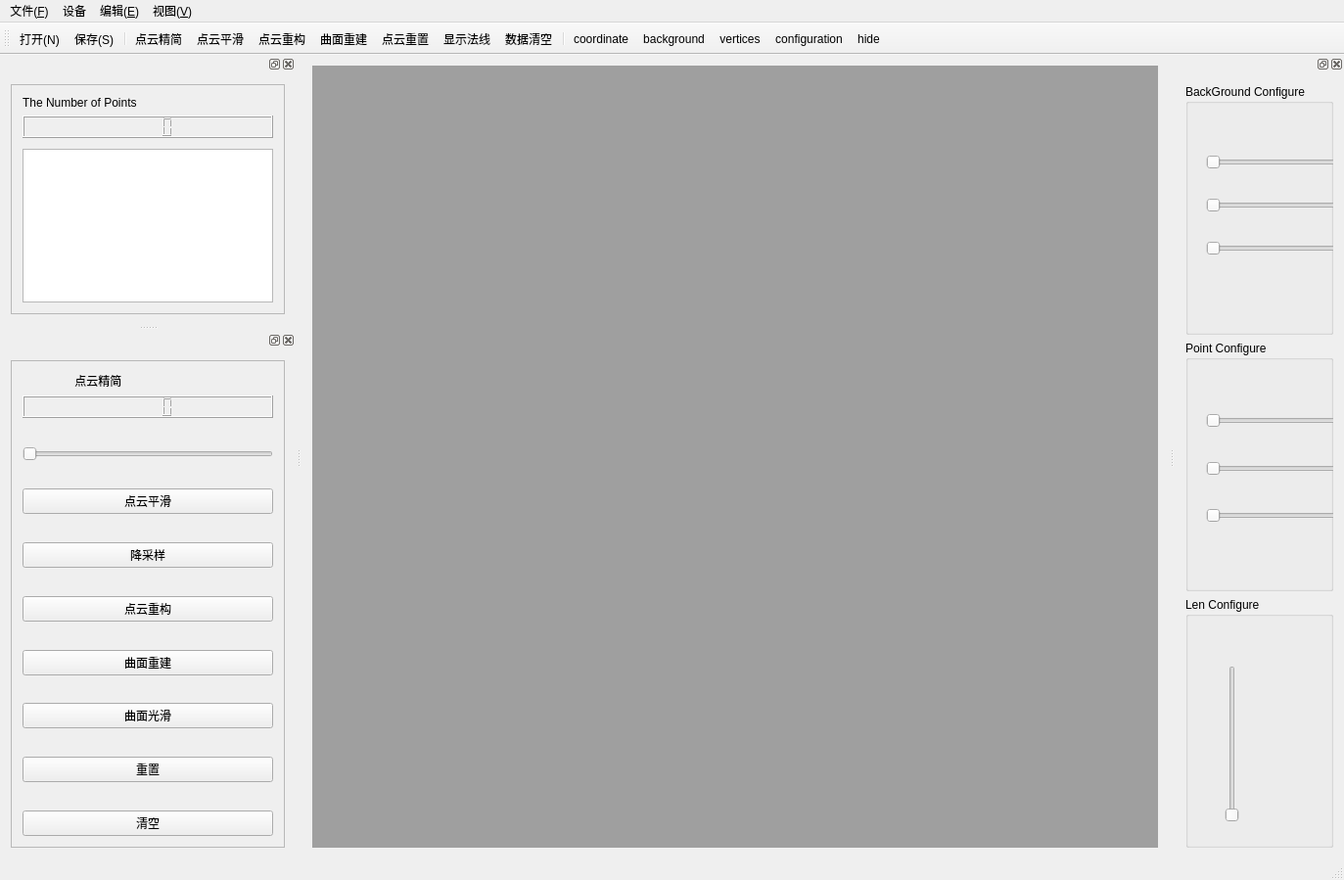
<?xml version="1.0" encoding="UTF-8"?>
<ui version="4.0">
 <class>PCLViewer</class>
 <widget class="QMainWindow" name="PCLViewer">
  <property name="geometry">
   <rect>
    <x>0</x>
    <y>0</y>
    <width>1373</width>
    <height>899</height>
   </rect>
  </property>
  <property name="windowTitle">
   <string>PCLViewer</string>
  </property>
  <widget class="QWidget" name="centralWidget">
   <layout class="QHBoxLayout" name="horizontalLayout_2">
    <item>
     <widget class="QMdiArea" name="mdiArea">
      <widget class="QWidget" name="subwindow">
       <property name="windowTitle">
        <string>子窗口</string>
       </property>
       <layout class="QGridLayout" name="gridLayout">
        <item row="0" column="0">
         <layout class="QVBoxLayout" name="verticalLayout_4">
          <item>
           <widget class="QVTKWidget" name="qvtkWidget" native="true"/>
          </item>
          <item>
           <layout class="QHBoxLayout" name="horizontalLayout">
            <item>
             <spacer name="horizontalSpacer">
              <property name="orientation">
               <enum>Qt::Horizontal</enum>
              </property>
              <property name="sizeHint" stdset="0">
               <size>
                <width>40</width>
                <height>20</height>
               </size>
              </property>
             </spacer>
            </item>
            <item>
             <widget class="QProgressBar" name="progressBar">
              <property name="value">
               <number>24</number>
              </property>
             </widget>
            </item>
           </layout>
          </item>
         </layout>
        </item>
       </layout>
      </widget>
     </widget>
    </item>
   </layout>
  </widget>
  <widget class="QMenuBar" name="menuBar">
   <property name="geometry">
    <rect>
     <x>0</x>
     <y>0</y>
     <width>1373</width>
     <height>21</height>
    </rect>
   </property>
   <widget class="QMenu" name="menu_F">
    <property name="title">
     <string>文件(&amp;F)</string>
    </property>
    <addaction name="OpenAction"/>
    <addaction name="SaveAction"/>
   </widget>
   <widget class="QMenu" name="menu">
    <property name="title">
     <string>设备</string>
    </property>
    <addaction name="KinectAction"/>
   </widget>
   <widget class="QMenu" name="menu_E">
    <property name="title">
     <string>编辑(&amp;E)</string>
    </property>
    <addaction name="SimplyAction"/>
    <addaction name="MlsAction"/>
    <addaction name="ReconstructAction"/>
    <addaction name="SurfaceAction"/>
    <addaction name="ResetAction"/>
    <addaction name="NormalAction"/>
    <addaction name="CleraAction"/>
   </widget>
   <widget class="QMenu" name="menu_V">
    <property name="title">
     <string>视图(&amp;V)</string>
    </property>
    <addaction name="CoordinateAction"/>
    <addaction name="BackgroudAction"/>
    <addaction name="VerticesAction"/>
    <addaction name="HideAction"/>
    <addaction name="ConfigurationAction"/>
   </widget>
   <addaction name="menu_F"/>
   <addaction name="menu"/>
   <addaction name="menu_E"/>
   <addaction name="menu_V"/>
  </widget>
  <widget class="QToolBar" name="mainToolBar">
   <attribute name="toolBarArea">
    <enum>TopToolBarArea</enum>
   </attribute>
   <attribute name="toolBarBreak">
    <bool>false</bool>
   </attribute>
   <addaction name="OpenAction"/>
   <addaction name="SaveAction"/>
   <addaction name="separator"/>
   <addaction name="SimplyAction"/>
   <addaction name="MlsAction"/>
   <addaction name="ReconstructAction"/>
   <addaction name="SurfaceAction"/>
   <addaction name="ResetAction"/>
   <addaction name="NormalAction"/>
   <addaction name="CleraAction"/>
   <addaction name="separator"/>
   <addaction name="CoordinateAction"/>
   <addaction name="BackgroudAction"/>
   <addaction name="VerticesAction"/>
   <addaction name="ConfigurationAction"/>
   <addaction name="HideAction"/>
  </widget>
  <widget class="QStatusBar" name="statusBar"/>
  <widget class="QDockWidget" name="ShowDockWidget">
   <attribute name="dockWidgetArea">
    <number>1</number>
   </attribute>
   <widget class="QWidget" name="dockWidgetContents">
    <layout class="QHBoxLayout" name="horizontalLayout_3">
     <item>
      <widget class="QFrame" name="frame">
       <property name="frameShape">
        <enum>QFrame::StyledPanel</enum>
       </property>
       <property name="frameShadow">
        <enum>QFrame::Raised</enum>
       </property>
       <layout class="QVBoxLayout" name="verticalLayout_3">
        <item>
         <layout class="QVBoxLayout" name="verticalLayout_2">
          <item>
           <widget class="QLabel" name="label_2">
            <property name="text">
             <string>The Number of Points</string>
            </property>
           </widget>
          </item>
          <item>
           <widget class="QLCDNumber" name="PointsNumber"/>
          </item>
          <item>
           <spacer name="verticalSpacer_9">
            <property name="orientation">
             <enum>Qt::Vertical</enum>
            </property>
            <property name="sizeHint" stdset="0">
             <size>
              <width>20</width>
              <height>40</height>
             </size>
            </property>
           </spacer>
          </item>
          <item>
           <widget class="QTextBrowser" name="textBrowser"/>
          </item>
         </layout>
        </item>
       </layout>
      </widget>
     </item>
    </layout>
   </widget>
  </widget>
  <widget class="QDockWidget" name="OperateDockWidget">
   <attribute name="dockWidgetArea">
    <number>1</number>
   </attribute>
   <widget class="QWidget" name="dockWidgetContents_2">
    <layout class="QHBoxLayout" name="horizontalLayout_4">
     <item>
      <widget class="QFrame" name="frame_2">
       <property name="frameShape">
        <enum>QFrame::StyledPanel</enum>
       </property>
       <property name="frameShadow">
        <enum>QFrame::Raised</enum>
       </property>
       <layout class="QVBoxLayout" name="verticalLayout">
        <item>
         <widget class="QLabel" name="label">
          <property name="text">
           <string>                点云精简</string>
          </property>
         </widget>
        </item>
        <item>
         <widget class="QLCDNumber" name="lcdNumber"/>
        </item>
        <item>
         <spacer name="verticalSpacer_5">
          <property name="orientation">
           <enum>Qt::Vertical</enum>
          </property>
          <property name="sizeHint" stdset="0">
           <size>
            <width>20</width>
            <height>40</height>
           </size>
          </property>
         </spacer>
        </item>
        <item>
         <widget class="QSlider" name="KtreeSlider">
          <property name="orientation">
           <enum>Qt::Horizontal</enum>
          </property>
         </widget>
        </item>
        <item>
         <spacer name="verticalSpacer_7">
          <property name="orientation">
           <enum>Qt::Vertical</enum>
          </property>
          <property name="sizeHint" stdset="0">
           <size>
            <width>20</width>
            <height>40</height>
           </size>
          </property>
         </spacer>
        </item>
        <item>
         <widget class="QPushButton" name="MLSButton">
          <property name="text">
           <string>点云平滑</string>
          </property>
         </widget>
        </item>
        <item>
         <spacer name="verticalSpacer_8">
          <property name="orientation">
           <enum>Qt::Vertical</enum>
          </property>
          <property name="sizeHint" stdset="0">
           <size>
            <width>20</width>
            <height>40</height>
           </size>
          </property>
         </spacer>
        </item>
        <item>
         <widget class="QPushButton" name="DownSampingButton">
          <property name="text">
           <string>降采样</string>
          </property>
         </widget>
        </item>
        <item>
         <spacer name="verticalSpacer_4">
          <property name="orientation">
           <enum>Qt::Vertical</enum>
          </property>
          <property name="sizeHint" stdset="0">
           <size>
            <width>20</width>
            <height>40</height>
           </size>
          </property>
         </spacer>
        </item>
        <item>
         <widget class="QPushButton" name="ReconstructButton">
          <property name="text">
           <string>点云重构</string>
          </property>
         </widget>
        </item>
        <item>
         <spacer name="verticalSpacer_2">
          <property name="orientation">
           <enum>Qt::Vertical</enum>
          </property>
          <property name="sizeHint" stdset="0">
           <size>
            <width>20</width>
            <height>40</height>
           </size>
          </property>
         </spacer>
        </item>
        <item>
         <widget class="QPushButton" name="BuildButton">
          <property name="text">
           <string>曲面重建</string>
          </property>
         </widget>
        </item>
        <item>
         <spacer name="verticalSpacer">
          <property name="orientation">
           <enum>Qt::Vertical</enum>
          </property>
          <property name="sizeHint" stdset="0">
           <size>
            <width>20</width>
            <height>40</height>
           </size>
          </property>
         </spacer>
        </item>
        <item>
         <widget class="QPushButton" name="FilterButton">
          <property name="text">
           <string>曲面光滑</string>
          </property>
         </widget>
        </item>
        <item>
         <spacer name="verticalSpacer_6">
          <property name="orientation">
           <enum>Qt::Vertical</enum>
          </property>
          <property name="sizeHint" stdset="0">
           <size>
            <width>20</width>
            <height>40</height>
           </size>
          </property>
         </spacer>
        </item>
        <item>
         <widget class="QPushButton" name="ResetButton">
          <property name="text">
           <string>重置</string>
          </property>
         </widget>
        </item>
        <item>
         <spacer name="verticalSpacer_3">
          <property name="orientation">
           <enum>Qt::Vertical</enum>
          </property>
          <property name="sizeHint" stdset="0">
           <size>
            <width>20</width>
            <height>40</height>
           </size>
          </property>
         </spacer>
        </item>
        <item>
         <widget class="QPushButton" name="ClearButton">
          <property name="text">
           <string>清空</string>
          </property>
         </widget>
        </item>
       </layout>
      </widget>
     </item>
    </layout>
   </widget>
  </widget>
  <widget class="QDockWidget" name="ConfigurDockWidget">
   <attribute name="dockWidgetArea">
    <number>2</number>
   </attribute>
   <widget class="QWidget" name="dockWidgetContents_3">
    <layout class="QGridLayout" name="gridLayout_2">
     <item row="0" column="0">
      <layout class="QVBoxLayout" name="verticalLayout_5">
       <item>
        <widget class="QGroupBox" name="Background_groupBox">
         <property name="title">
          <string>BackGround Configure</string>
         </property>
         <widget class="QWidget" name="layoutWidget">
          <property name="geometry">
           <rect>
            <x>10</x>
            <y>50</y>
            <width>251</width>
            <height>161</height>
           </rect>
          </property>
          <layout class="QVBoxLayout" name="verticalLayout_6" stretch="3,3,3,1">
           <item>
            <layout class="QHBoxLayout" name="horizontalLayout_5" stretch="3,0,1">
             <item>
              <widget class="QSlider" name="Slider_Backgroud_R">
               <property name="maximum">
                <number>255</number>
               </property>
               <property name="orientation">
                <enum>Qt::Horizontal</enum>
               </property>
              </widget>
             </item>
             <item>
              <widget class="QLabel" name="label_3">
               <property name="text">
                <string>R</string>
               </property>
              </widget>
             </item>
             <item>
              <widget class="QLCDNumber" name="lcdNumber_2"/>
             </item>
            </layout>
           </item>
           <item>
            <layout class="QHBoxLayout" name="horizontalLayout_6" stretch="3,0,0">
             <item>
              <widget class="QSlider" name="Slider_Background_G">
               <property name="maximum">
                <number>255</number>
               </property>
               <property name="orientation">
                <enum>Qt::Horizontal</enum>
               </property>
              </widget>
             </item>
             <item>
              <widget class="QLabel" name="label_4">
               <property name="text">
                <string>G</string>
               </property>
              </widget>
             </item>
             <item>
              <widget class="QLCDNumber" name="lcdNumber_3"/>
             </item>
            </layout>
           </item>
           <item>
            <layout class="QHBoxLayout" name="horizontalLayout_7" stretch="3,0,1">
             <item>
              <widget class="QSlider" name="Slide_Background_B">
               <property name="maximum">
                <number>255</number>
               </property>
               <property name="orientation">
                <enum>Qt::Horizontal</enum>
               </property>
              </widget>
             </item>
             <item>
              <widget class="QLabel" name="label_5">
               <property name="text">
                <string>B</string>
               </property>
              </widget>
             </item>
             <item>
              <widget class="QLCDNumber" name="lcdNumber_4"/>
             </item>
            </layout>
           </item>
           <item>
            <spacer name="verticalSpacer_10">
             <property name="orientation">
              <enum>Qt::Vertical</enum>
             </property>
             <property name="sizeHint" stdset="0">
              <size>
               <width>153</width>
               <height>13</height>
              </size>
             </property>
            </spacer>
           </item>
          </layout>
         </widget>
        </widget>
       </item>
       <item>
        <widget class="QGroupBox" name="Point_Box">
         <property name="title">
          <string>Point Configure</string>
         </property>
         <widget class="QWidget" name="">
          <property name="geometry">
           <rect>
            <x>10</x>
            <y>50</y>
            <width>261</width>
            <height>161</height>
           </rect>
          </property>
          <layout class="QVBoxLayout" name="verticalLayout_7">
           <item>
            <layout class="QHBoxLayout" name="horizontalLayout_8" stretch="3,0,0">
             <item>
              <widget class="QSlider" name="horizontalSlider_4">
               <property name="orientation">
                <enum>Qt::Horizontal</enum>
               </property>
              </widget>
             </item>
             <item>
              <widget class="QLabel" name="label_6">
               <property name="text">
                <string>R</string>
               </property>
              </widget>
             </item>
             <item>
              <widget class="QLCDNumber" name="lcdNumber_5"/>
             </item>
            </layout>
           </item>
           <item>
            <layout class="QHBoxLayout" name="horizontalLayout_9" stretch="3,0,1">
             <item>
              <widget class="QSlider" name="horizontalSlider_5">
               <property name="orientation">
                <enum>Qt::Horizontal</enum>
               </property>
              </widget>
             </item>
             <item>
              <widget class="QLabel" name="label_7">
               <property name="text">
                <string>G</string>
               </property>
              </widget>
             </item>
             <item>
              <widget class="QLCDNumber" name="lcdNumber_6"/>
             </item>
            </layout>
           </item>
           <item>
            <layout class="QHBoxLayout" name="horizontalLayout_10" stretch="3,0,1">
             <item>
              <widget class="QSlider" name="horizontalSlider_6">
               <property name="orientation">
                <enum>Qt::Horizontal</enum>
               </property>
              </widget>
             </item>
             <item>
              <widget class="QLabel" name="label_8">
               <property name="text">
                <string>B</string>
               </property>
              </widget>
             </item>
             <item>
              <widget class="QLCDNumber" name="lcdNumber_7"/>
             </item>
            </layout>
           </item>
          </layout>
         </widget>
        </widget>
       </item>
       <item>
        <widget class="QGroupBox" name="Leng_roupBox">
         <property name="title">
          <string>Len Configure</string>
         </property>
         <widget class="QSlider" name="verticalSlider">
          <property name="geometry">
           <rect>
            <x>40</x>
            <y>70</y>
            <width>16</width>
            <height>160</height>
           </rect>
          </property>
          <property name="minimum">
           <number>1</number>
          </property>
          <property name="maximum">
           <number>9</number>
          </property>
          <property name="orientation">
           <enum>Qt::Vertical</enum>
          </property>
         </widget>
        </widget>
       </item>
      </layout>
     </item>
    </layout>
   </widget>
  </widget>
  <action name="OpenAction">
   <property name="icon">
    <iconset resource="icon.qrc">
     <normaloff>:/image/image/open.png</normaloff>:/image/image/open.png</iconset>
   </property>
   <property name="text">
    <string>打开(&amp;N)</string>
   </property>
  </action>
  <action name="KinectAction">
   <property name="text">
    <string>Kinect</string>
   </property>
  </action>
  <action name="SaveAction">
   <property name="icon">
    <iconset resource="icon.qrc">
     <normaloff>:/image/image/save.png</normaloff>:/image/image/save.png</iconset>
   </property>
   <property name="text">
    <string>保存(&amp;S)</string>
   </property>
   <property name="shortcut">
    <string>Ctrl+S</string>
   </property>
  </action>
  <action name="SimplyAction">
   <property name="icon">
    <iconset resource="icon.qrc">
     <normaloff>:/image/image/points.png</normaloff>:/image/image/points.png</iconset>
   </property>
   <property name="text">
    <string>点云精简</string>
   </property>
  </action>
  <action name="MlsAction">
   <property name="icon">
    <iconset resource="icon.qrc">
     <normaloff>:/image/image/smooth.png</normaloff>:/image/image/smooth.png</iconset>
   </property>
   <property name="text">
    <string>点云平滑</string>
   </property>
  </action>
  <action name="ReconstructAction">
   <property name="icon">
    <iconset resource="icon.qrc">
     <normaloff>:/image/image/wire.png</normaloff>:/image/image/wire.png</iconset>
   </property>
   <property name="text">
    <string>点云重构</string>
   </property>
  </action>
  <action name="SurfaceAction">
   <property name="icon">
    <iconset resource="icon.qrc">
     <normaloff>:/image/image/flatlines.png</normaloff>:/image/image/flatlines.png</iconset>
   </property>
   <property name="text">
    <string>曲面重建</string>
   </property>
  </action>
  <action name="ResetAction">
   <property name="icon">
    <iconset resource="icon.qrc">
     <normaloff>:/image/image/reload.png</normaloff>:/image/image/reload.png</iconset>
   </property>
   <property name="text">
    <string>点云重置</string>
   </property>
  </action>
  <action name="NormalAction">
   <property name="icon">
    <iconset resource="icon.qrc">
     <normaloff>:/image/image/normal.png</normaloff>:/image/image/normal.png</iconset>
   </property>
   <property name="text">
    <string>显示法线</string>
   </property>
  </action>
  <action name="CleraAction">
   <property name="icon">
    <iconset resource="icon.qrc">
     <normaloff>:/image/image/eraser.png</normaloff>:/image/image/eraser.png</iconset>
   </property>
   <property name="text">
    <string>数据清空</string>
   </property>
  </action>
  <action name="CoordinateAction">
   <property name="icon">
    <iconset resource="icon.qrc">
     <normaloff>:/image/image/show_axis.png</normaloff>:/image/image/show_axis.png</iconset>
   </property>
   <property name="text">
    <string>coordinate</string>
   </property>
  </action>
  <action name="BackgroudAction">
   <property name="icon">
    <iconset resource="icon.qrc">
     <normaloff>:/image/image/fill.png</normaloff>:/image/image/fill.png</iconset>
   </property>
   <property name="text">
    <string>background</string>
   </property>
  </action>
  <action name="VerticesAction">
   <property name="icon">
    <iconset resource="icon.qrc">
     <normaloff>:/image/image/vert_color.png</normaloff>:/image/image/vert_color.png</iconset>
   </property>
   <property name="text">
    <string>vertices</string>
   </property>
  </action>
  <action name="HideAction">
   <property name="icon">
    <iconset resource="icon.qrc">
     <normaloff>:/image/image/layers.png</normaloff>:/image/image/layers.png</iconset>
   </property>
   <property name="text">
    <string>hide</string>
   </property>
  </action>
  <action name="ConfigurationAction">
   <property name="icon">
    <iconset resource="icon.qrc">
     <normaloff>:/image/image/options.png</normaloff>:/image/image/options.png</iconset>
   </property>
   <property name="text">
    <string>configuration</string>
   </property>
  </action>
 </widget>
 <layoutdefault spacing="6" margin="11"/>
 <customwidgets>
  <customwidget>
   <class>QVTKWidget</class>
   <extends>QWidget</extends>
   <header>QVTKWidget.h</header>
  </customwidget>
 </customwidgets>
 <resources>
  <include location="icon.qrc"/>
 </resources>
 <connections>
  <connection>
   <sender>Slider_Backgroud_R</sender>
   <signal>valueChanged(int)</signal>
   <receiver>lcdNumber_2</receiver>
   <slot>display(int)</slot>
   <hints>
    <hint type="sourcelabel">
     <x>1122</x>
     <y>167</y>
    </hint>
    <hint type="destinationlabel">
     <x>1206</x>
     <y>180</y>
    </hint>
   </hints>
  </connection>
  <connection>
   <sender>Slider_Background_G</sender>
   <signal>valueChanged(int)</signal>
   <receiver>lcdNumber_3</receiver>
   <slot>display(int)</slot>
   <hints>
    <hint type="sourcelabel">
     <x>1121</x>
     <y>216</y>
    </hint>
    <hint type="destinationlabel">
     <x>1206</x>
     <y>229</y>
    </hint>
   </hints>
  </connection>
  <connection>
   <sender>Slide_Background_B</sender>
   <signal>valueChanged(int)</signal>
   <receiver>lcdNumber_4</receiver>
   <slot>display(int)</slot>
   <hints>
    <hint type="sourcelabel">
     <x>1122</x>
     <y>264</y>
    </hint>
    <hint type="destinationlabel">
     <x>1206</x>
     <y>277</y>
    </hint>
   </hints>
  </connection>
  <connection>
   <sender>horizontalSlider_4</sender>
   <signal>valueChanged(int)</signal>
   <receiver>lcdNumber_5</receiver>
   <slot>display(int)</slot>
   <hints>
    <hint type="sourcelabel">
     <x>1096</x>
     <y>419</y>
    </hint>
    <hint type="destinationlabel">
     <x>1181</x>
     <y>414</y>
    </hint>
   </hints>
  </connection>
  <connection>
   <sender>horizontalSlider_5</sender>
   <signal>valueChanged(int)</signal>
   <receiver>lcdNumber_6</receiver>
   <slot>display(int)</slot>
   <hints>
    <hint type="sourcelabel">
     <x>1066</x>
     <y>481</y>
    </hint>
    <hint type="destinationlabel">
     <x>1158</x>
     <y>475</y>
    </hint>
   </hints>
  </connection>
  <connection>
   <sender>horizontalSlider_6</sender>
   <signal>valueChanged(int)</signal>
   <receiver>lcdNumber_7</receiver>
   <slot>display(int)</slot>
   <hints>
    <hint type="sourcelabel">
     <x>1060</x>
     <y>526</y>
    </hint>
    <hint type="destinationlabel">
     <x>1170</x>
     <y>539</y>
    </hint>
   </hints>
  </connection>
 </connections>
</ui>
